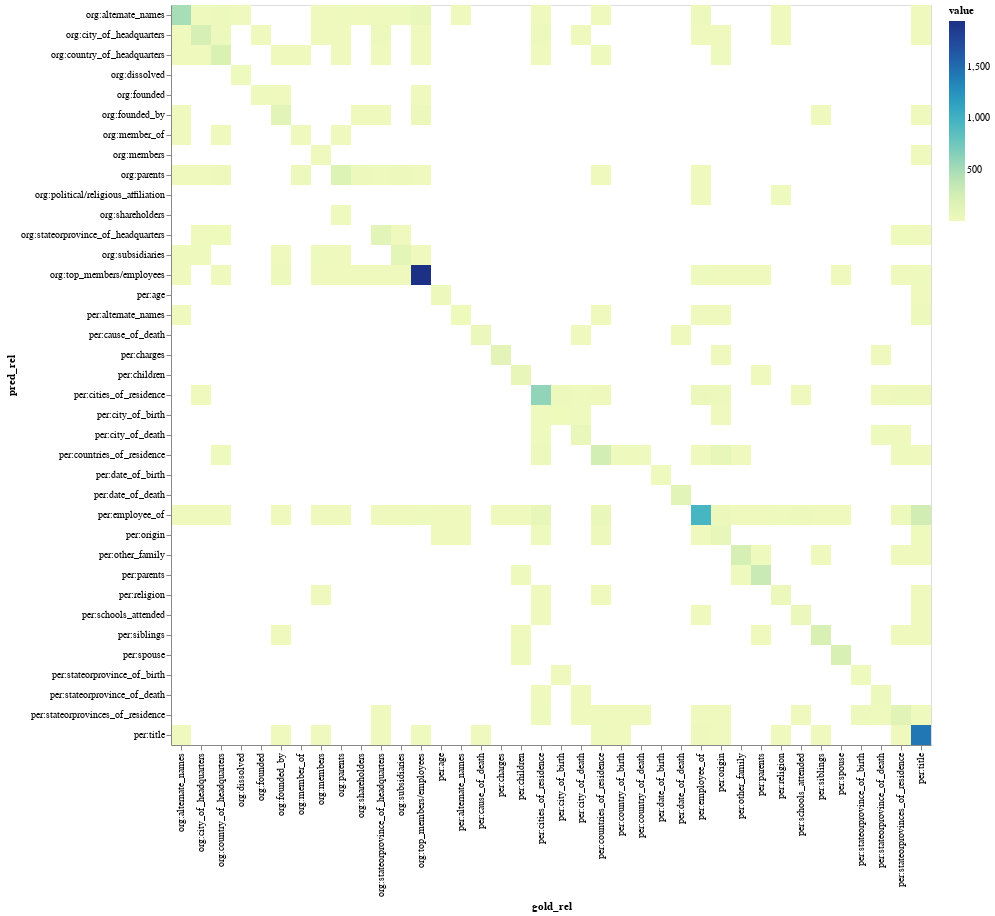

Notebook code for this chart:
### Code cell
alt.Chart(df_heatmap.loc[(df_heatmap['model']=='LUKE') & (df_heatmap['gold_rel']!='no_relation') & (df_heatmap['pred_rel'] != 'no_relation')]).mark_rect().encode(
    x='gold_rel:O',
    y='pred_rel:O',
    color='value:Q'
)

### Figure 1 — Vega-Lite specification as saved in the notebook (floating-point values rounded to 4 significant figures; data arrays with more than 128 entries replaced by an {"elided": "..."} marker saying what was removed)
{"config": {"view": {"continuousWidth": 400, "continuousHeight": 300}}, "data": {"name": "data-c4669775ec7969f6e3e30b38b33da419"}, "mark": "rect", "encoding": {"color": {"field": "value", "type": "quantitative"}, "x": {"field": "gold_rel", "type": "ordinal"}, "y": {"field": "pred_rel", "type": "ordinal"}}, "$schema": "https://vega.github.io/schema/vega-lite/v4.17.0.json", "datasets": {"data-c4669775ec7969f6e3e30b38b33da419": {"elided": "237 records"}}}
